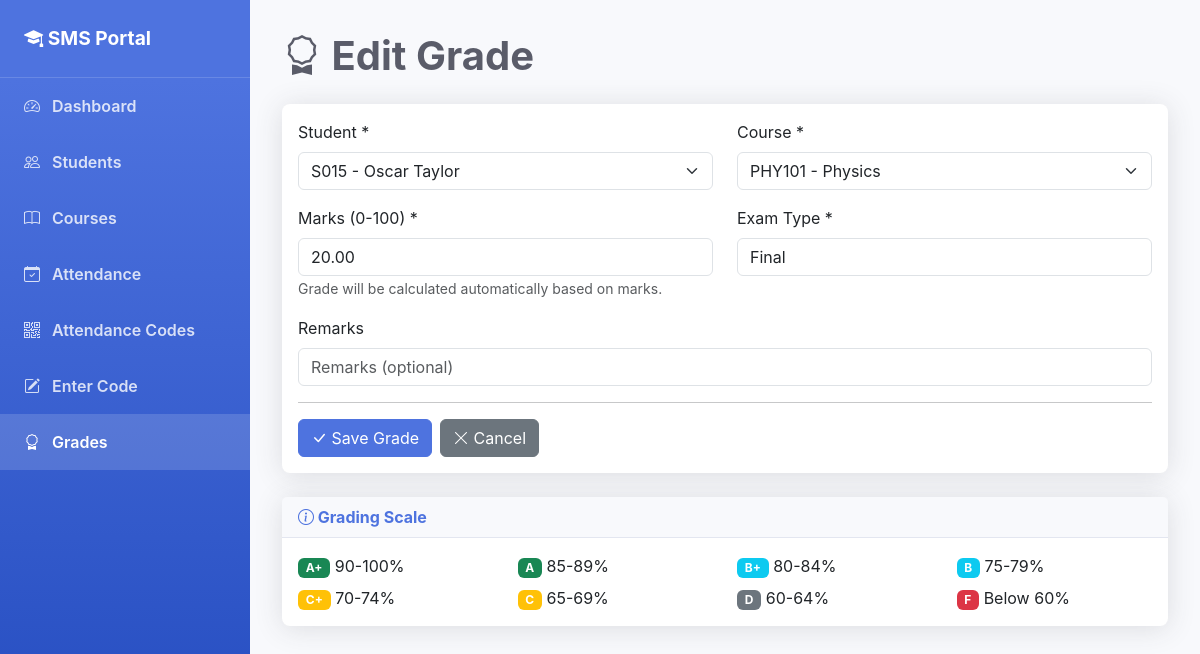
Screenshot of /grades/2/edit/ with the database file from the repository.
### students/models.py (models this page shows, shortened)
class Grade(models.Model):
    GRADE_CHOICES = [
        ('A+', 'A+ (90-100)'),
        ('A', 'A (85-89)'),
        ('B+', 'B+ (80-84)'),
        ('B', 'B (75-79)'),
        ('C+', 'C+ (70-74)'),
        ('C', 'C (65-69)'),
        ('D', 'D (60-64)'),
        ('F', 'F (Below 60)'),
    ]
    student = models.ForeignKey(Student, on_delete=models.CASCADE, related_name='grades')
    course = models.ForeignKey(Course, on_delete=models.CASCADE, related_name='grades')
    marks = models.DecimalField(
        max_digits=5,
        decimal_places=2,
        validators=[MinValueValidator(0), MaxValueValidator(100)]
    )
    grade = models.CharField(max_length=2, choices=GRADE_CHOICES, blank=True)
    exam_type = models.CharField(max_length=50, default='Final')
    remarks = models.CharField(max_length=200, blank=True)
    created_at = models.DateTimeField(auto_now_add=True)
    updated_at = models.DateTimeField(auto_now=True)
    class Meta:
        ordering = ['-created_at']
        unique_together = ['student', 'course', 'exam_type']

### students/views.py (the view)
# urls.py: path('grades/<int:pk>/edit/', views.grade_update, name='grade_update'),
def grade_update(request, pk):
    grade = get_object_or_404(Grade, pk=pk)
    if request.method == 'POST':
        form = GradeForm(request.POST, instance=grade)
        if form.is_valid():
            form.save()
            messages.success(request, 'Grade updated successfully!')
            return redirect('grade_list')
    else:
        form = GradeForm(instance=grade)
    return render(request, 'students/grade_form.html', {'form': form, 'title': 'Edit Grade', 'grade': grade})

### students/forms.py
class GradeForm(forms.ModelForm):
    class Meta:
        model = Grade
        fields = ['student', 'course', 'marks', 'exam_type', 'remarks']
        widgets = {
            'student': forms.Select(attrs={'class': 'form-select'}),
            'course': forms.Select(attrs={'class': 'form-select'}),
            'marks': forms.NumberInput(attrs={'class': 'form-control', 'min': 0, 'max': 100, 'step': '0.01'}),
            'exam_type': forms.TextInput(attrs={'class': 'form-control', 'placeholder': 'e.g., Midterm, Final'}),
            'remarks': forms.TextInput(attrs={'class': 'form-control', 'placeholder': 'Remarks (optional)'}),
        }

### students/models.py (called while the page is built)
    def __str__(self):
        return f"{self.code} - {self.name}"

    def __str__(self):
        return f"{self.roll_number} - {self.first_name} {self.last_name}"

### students/templates/students/grade_form.html (shortened to what this page needs)
{% extends 'students/base.html' %}
{% block content %}
<div class="page-header">
    <h1><i class="bi bi-award"></i> {{ title }}</h1>
</div>
<div class="card">
    <div class="card-body">
        <form method="POST">
            <div class="row">
                <div class="col-md-6 mb-3">
                    <label for="id_student" class="form-label">Student *</label>
                    {{ form.student }}
                </div>
                <div class="col-md-6 mb-3">
                    <label for="id_course" class="form-label">Course *</label>
                    {{ form.course }}
                </div>
            </div>
            <div class="row">
                <div class="col-md-6 mb-3">
                    <label for="id_marks" class="form-label">Marks (0-100) *</label>
                    {{ form.marks }}
                    <small class="text-muted">Grade will be calculated automatically based on marks.</small>
                </div>
                <div class="col-md-6 mb-3">
                    <label for="id_exam_type" class="form-label">Exam Type *</label>
                    {{ form.exam_type }}
                </div>
            </div>
            <div class="mb-3">
                <label for="id_remarks" class="form-label">Remarks</label>
                {{ form.remarks }}
            </div>
            <hr>
            <div class="d-flex gap-2">
                <button type="submit" class="btn btn-primary">
                    <i class="bi bi-check-lg"></i> Save Grade
                </button>
                <a href="{% url 'grade_list' %}" class="btn btn-secondary">
                    <i class="bi bi-x-lg"></i> Cancel
                </a>
            </div>
        </form>
    </div>
</div>
<div class="card mt-4">
    <div class="card-header">
        <i class="bi bi-info-circle"></i> Grading Scale
    </div>
    <div class="card-body">
        <div class="row">
            <div class="col-md-3"><span class="badge bg-success">A+</span> 90-100%</div>
            <div class="col-md-3"><span class="badge bg-success">A</span> 85-89%</div>
            <div class="col-md-3"><span class="badge bg-info">B+</span> 80-84%</div>
            <div class="col-md-3"><span class="badge bg-info">B</span> 75-79%</div>
            <div class="col-md-3 mt-2"><span class="badge bg-warning">C+</span> 70-74%</div>
            <div class="col-md-3 mt-2"><span class="badge bg-warning">C</span> 65-69%</div>
            <div class="col-md-3 mt-2"><span class="badge bg-secondary">D</span> 60-64%</div>
            <div class="col-md-3 mt-2"><span class="badge bg-danger">F</span> Below 60%</div>
        </div>
    </div>
</div>
{% endblock %}

### students/templates/students/base.html (style rules this page uses)
:root { --primary-color: #4e73df; --secondary-color: #858796; --success-color: #1cc88a; --info-color: #36b9cc; --warning-color: #f6c23e; --danger-color: #e74a3b; }
body { background-color: #f8f9fc; font-family: 'Nunito', -apple-system, BlinkMacSystemFont, 'Segoe UI', Roboto, sans-serif; }
.card { border: none; box-shadow: 0 0.15rem 1.75rem 0 rgba(58, 59, 69, 0.15); border-radius: 0.5rem; }
.card-header { background-color: #f8f9fc; border-bottom: 1px solid #e3e6f0; font-weight: 700; color: var(--primary-color); }
.btn-primary { background-color: var(--primary-color); border-color: var(--primary-color); }
.page-header { margin-bottom: 1.5rem; }
.page-header h1 { color: #5a5c69; font-weight: 700; }

### rows the page displays
Grade: student "S015 - Oscar Taylor", course "PHY101 - Physics", marks "20.00", exam_type "Final"

### other values shown
{{ title }} "Edit Grade"
